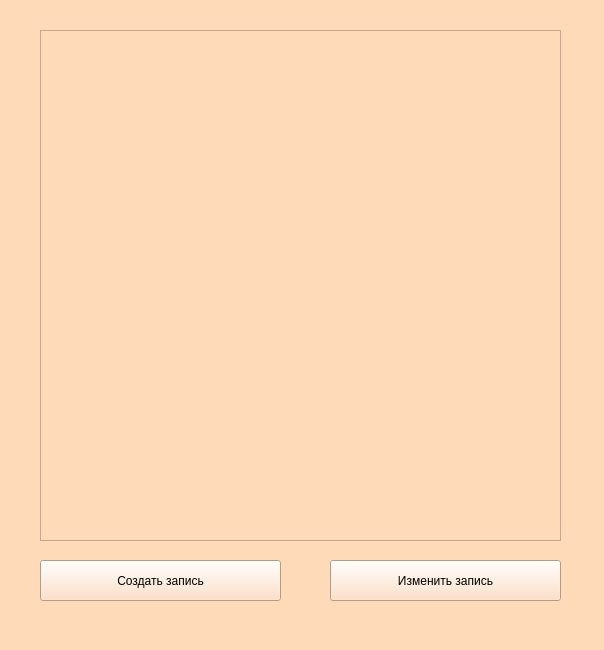
<?xml version="1.0" encoding="UTF-8"?>
<ui version="4.0">
 <class>MainWindow</class>
 <widget class="QMainWindow" name="MainWindow">
  <property name="geometry">
   <rect>
    <x>0</x>
    <y>0</y>
    <width>604</width>
    <height>650</height>
   </rect>
  </property>
  <property name="windowTitle">
   <string>MainWindow</string>
  </property>
  <property name="styleSheet">
   <string notr="true">background: #ffdab9</string>
  </property>
  <widget class="QWidget" name="centralwidget">
   <widget class="QTableWidget" name="tableWidget">
    <property name="geometry">
     <rect>
      <x>40</x>
      <y>30</y>
      <width>521</width>
      <height>511</height>
     </rect>
    </property>
    <property name="styleSheet">
     <string notr="true"/>
    </property>
   </widget>
   <widget class="QPushButton" name="pushButton">
    <property name="geometry">
     <rect>
      <x>40</x>
      <y>560</y>
      <width>241</width>
      <height>41</height>
     </rect>
    </property>
    <property name="text">
     <string>Создать запись</string>
    </property>
   </widget>
   <widget class="QPushButton" name="pushButton_2">
    <property name="geometry">
     <rect>
      <x>330</x>
      <y>560</y>
      <width>231</width>
      <height>41</height>
     </rect>
    </property>
    <property name="text">
     <string>Изменить запись</string>
    </property>
   </widget>
  </widget>
 </widget>
 <resources/>
 <connections/>
</ui>
